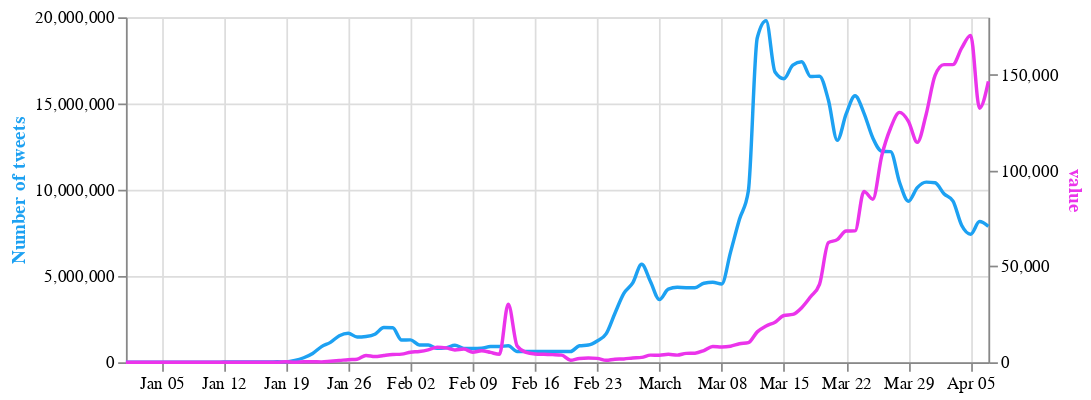

The code cell stored with this chart in its notebook:
### Code cell
columns = ['new_cases', 'new_deaths']

select_box = alt.binding_select(options=columns, name='Pandemic data')
sel = alt.selection_single(fields=['column'], bind=select_box, init={'column': 'new_cases'})

base = alt.Chart(merged_3).encode(
    alt.X('date:T', axis=alt.Axis(title=None))
).properties(
    width=500,
    height=200
)


line_cases = base.transform_fold(
    columns,
    as_=['column', 'value']
).transform_filter(
    sel  
).mark_line( interpolate='monotone', stroke='#eb34eb').encode(
    alt.Y('value:Q',
          axis=alt.Axis(title="value", titleColor='#eb34eb'))
).add_selection(
    sel
)

line_tweets = base.mark_line(stroke='#1da1f2', interpolate='monotone').encode(
    alt.Y('Tweets',
          axis=alt.Axis(title='Number of tweets', titleColor='#1da1f2'))
)

alt.layer(line_tweets, line_cases).resolve_scale(
    y = 'independent'
)

### Figure 1 — Vega-Lite specification as saved in the notebook (floating-point values rounded to 4 significant figures)
{"config": {"view": {"continuousWidth": 400, "continuousHeight": 300}}, "layer": [{"mark": {"type": "line", "interpolate": "monotone", "stroke": "#1da1f2"}, "encoding": {"x": {"type": "temporal", "axis": {"title": null}, "field": "date"}, "y": {"type": "quantitative", "axis": {"title": "Number of tweets", "titleColor": "#1da1f2"}, "field": "Tweets"}}, "height": 200, "width": 500}, {"mark": {"type": "line", "interpolate": "monotone", "stroke": "#eb34eb"}, "encoding": {"x": {"type": "temporal", "axis": {"title": null}, "field": "date"}, "y": {"type": "quantitative", "axis": {"title": "value", "titleColor": "#eb34eb"}, "field": "value"}}, "height": 200, "selection": {"selector001": {"type": "single", "fields": ["column"], "bind": {"input": "select", "options": ["new_cases", "new_deaths"], "name": "Pandemic data"}, "init": {"column": "new_cases"}}}, "transform": [{"fold": ["new_cases", "new_deaths"], "as": ["column", "value"]}, {"filter": {"selection": "selector001"}}], "width": 500}], "data": {"name": "data-c52386b390aaacd1788aec8708cf5aa7"}, "resolve": {"scale": {"y": "independent"}}, "$schema": "https://vega.github.io/schema/vega-lite/v4.8.1.json", "datasets": {"data-c52386b390aaacd1788aec8708cf5aa7": [{"date": "2020-04-07T00:00:00", "Tweets": 7877346, "total_cases": 2692000.0, "new_cases": 146500.0, "new_deaths": 10680.0, "cnn_articles": 77.0, "fox_articles": 230.0}, {"date": "2020-04-06T00:00:00", "Tweets": 8153966, "total_cases": 2545000.0, "new_cases": 132500.0, "new_deaths": 9512.0, "cnn_articles": 74.0, "fox_articles": 169.0}, {"date": "2020-04-05T00:00:00", "Tweets": 7421877, "total_cases": 2413000.0, "new_cases": 170500.0, "new_deaths": 12620.0, "cnn_articles": 48.0, "fox_articles": 96.0}, {"date": "2020-04-04T00:00:00", "Tweets": 7928225, "total_cases": 2242000.0, "new_cases": 164000.0, "new_deaths": 13550.0, "cnn_articles": 36.0, "fox_articles": 120.0}, {"date": "2020-04-03T00:00:00", "Tweets": 9357113, "total_cases": 2078000.0, "new_cases": 155300.0, "new_deaths": 10020.0, "cnn_articles": 80.0, "fox_articles": 235.0}, {"date": "2020-04-02T00:00:00", "Tweets": 9767918, "total_cases": 1923000.0, "new_cases": 155300.0, "new_deaths": 10020.0, "cnn_articles": 85.0, "fox_articles": 260.0}, {"date": "2020-04-01T00:00:00", "Tweets": 10402981, "total_cases": 1768000.0, "new_cases": 149700.0, "new_deaths": 9348.0, "cnn_articles": 71.0, "fox_articles": 260.0}, {"date": "2020-03-31T00:00:00", "Tweets": 10442432, "total_cases": 1618000.0, "new_cases": 129400.0, "new_deaths": 7972.0, "cnn_articles": 75.0, "fox_articles": 144.0}, {"date": "2020-03-30T00:00:00", "Tweets": 10125714, "total_cases": 1489000.0, "new_cases": 114700.0, "new_deaths": 6456.0, "cnn_articles": 60.0, "fox_articles": 204.0}, {"date": "2020-03-29T00:00:00", "Tweets": 9333426, "total_cases": 1374000.0, "new_cases": 125700.0, "new_deaths": 7174.0, "cnn_articles": 33.0, "fox_articles": 108.0}, {"date": "2020-03-28T00:00:00", "Tweets": 10434671, "total_cases": 1248000.0, "new_cases": 130400.0, "new_deaths": 6982.0, "cnn_articles": 29.0, "fox_articles": 84.0}, {"date": "2020-03-27T00:00:00", "Tweets": 12209011, "total_cases": 1118000.0, "new_cases": 122200.0, "new_deaths": 5610.0, "cnn_articles": 61.0, "fox_articles": 210.0}, {"date": "2020-03-26T00:00:00", "Tweets": 12236719, "total_cases": 995500.0, "new_cases": 107700.0, "new_deaths": 5288.0, "cnn_articles": 81.0, "fox_articles": 256.0}, {"date": "2020-03-25T00:00:00", "Tweets": 13000269, "total_cases": 887800.0, "new_cases": 85070.0, "new_deaths": 4610.0, "cnn_articles": 61.0, "fox_articles": 260.0}, {"date": "2020-03-24T00:00:00", "Tweets": 14445841, "total_cases": 802700.0, "new_cases": 89140.0, "new_deaths": 3708.0, "cnn_articles": 69.0, "fox_articles": 253.0}, {"date": "2020-03-23T00:00:00", "Tweets": 15446246, "total_cases": 713600.0, "new_cases": 68540.0, "new_deaths": 3376.0, "cnn_articles": 54.0, "fox_articles": 231.0}, {"date": "2020-03-22T00:00:00", "Tweets": 14392561, "total_cases": 645000.0, "new_cases": 68450.0, "new_deaths": 3434.0, "cnn_articles": 33.0, "fox_articles": 101.0}, {"date": "2020-03-21T00:00:00", "Tweets": 12861351, "total_cases": 576600.0, "new_cases": 63980.0, "new_deaths": 2770.0, "cnn_articles": 30.0, "fox_articles": 75.0}, {"date": "2020-03-20T00:00:00", "Tweets": 15200259, "total_cases": 512600.0, "new_cases": 62390.0, "new_deaths": 2148.0, "cnn_articles": 54.0, "fox_articles": 186.0}, {"date": "2020-03-19T00:00:00", "Tweets": 16582131, "total_cases": 450200.0, "new_cases": 40590.0, "new_deaths": 1916.0, "cnn_articles": 67.0, "fox_articles": 246.0}, {"date": "2020-03-18T00:00:00", "Tweets": 16561524, "total_cases": 409600.0, "new_cases": 34180.0, "new_deaths": 1624.0, "cnn_articles": 57.0, "fox_articles": 241.0}, {"date": "2020-03-17T00:00:00", "Tweets": 17417142, "total_cases": 375400.0, "new_cases": 28480.0, "new_deaths": 1212.0, "cnn_articles": 57.0, "fox_articles": 247.0}, {"date": "2020-03-16T00:00:00", "Tweets": 17227182, "total_cases": 346900.0, "new_cases": 24960.0, "new_deaths": 1500.0, "cnn_articles": 57.0, "fox_articles": 204.0}, {"date": "2020-03-15T00:00:00", "Tweets": 16438760, "total_cases": 321900.0, "new_cases": 24400.0, "new_deaths": 734.0, "cnn_articles": 17.0, "fox_articles": 91.0}, {"date": "2020-03-14T00:00:00", "Tweets": 16823148, "total_cases": 297400.0, "new_cases": 20910.0, "new_deaths": 884.0, "cnn_articles": 25.0, "fox_articles": 49.0}, {"date": "2020-03-13T00:00:00", "Tweets": 19802671, "total_cases": 276200.0, "new_cases": 18950.0, "new_deaths": 702.0, "cnn_articles": 44.0, "fox_articles": 159.0}, {"date": "2020-03-12T00:00:00", "Tweets": 18799722, "total_cases": 257600.0, "new_cases": 15840.0, "new_deaths": 662.0, "cnn_articles": 43.0, "fox_articles": 185.0}, {"date": "2020-03-11T00:00:00", "Tweets": 9923317, "total_cases": 241800.0, "new_cases": 10240.0, "new_deaths": 544.0, "cnn_articles": 24.0, "fox_articles": 107.0}, {"date": "2020-03-10T00:00:00", "Tweets": 8284672, "total_cases": 231400.0, "new_cases": 9636.0, "new_deaths": 418.0, "cnn_articles": 21.0, "fox_articles": 104.0}, {"date": "2020-03-09T00:00:00", "Tweets": 6386122, "total_cases": 221800.0, "new_cases": 8358.0, "new_deaths": 456.0, "cnn_articles": 24.0, "fox_articles": 89.0}, {"date": "2020-03-08T00:00:00", "Tweets": 4533476, "total_cases": 213500.0, "new_cases": 7956.0, "new_deaths": 194.0, "cnn_articles": 7.0, "fox_articles": 39.0}, {"date": "2020-03-07T00:00:00", "Tweets": 4632239, "total_cases": 205500.0, "new_cases": 8240.0, "new_deaths": 208.0, "cnn_articles": 9.0, "fox_articles": 37.0}, {"date": "2020-03-06T00:00:00", "Tweets": 4581032, "total_cases": 197400.0, "new_cases": 6120.0, "new_deaths": 204.0, "cnn_articles": 16.0, "fox_articles": 60.0}, {"date": "2020-03-05T00:00:00", "Tweets": 4323687, "total_cases": 191200.0, "new_cases": 4714.0, "new_deaths": 160.0, "cnn_articles": 12.0, "fox_articles": 50.0}, {"date": "2020-03-04T00:00:00", "Tweets": 4323670, "total_cases": 186500.0, "new_cases": 4630.0, "new_deaths": 168.0, "cnn_articles": 14.0, "fox_articles": 65.0}, {"date": "2020-03-03T00:00:00", "Tweets": 4342139, "total_cases": 181800.0, "new_cases": 3716.0, "new_deaths": 144.0, "cnn_articles": 7.0, "fox_articles": 49.0}, {"date": "2020-03-02T00:00:00", "Tweets": 4240721, "total_cases": 178300.0, "new_cases": 4136.0, "new_deaths": 134.0, "cnn_articles": 9.0, "fox_articles": 62.0}, {"date": "2020-03-01T00:00:00", "Tweets": 3632689, "total_cases": 174200.0, "new_cases": 3686.0, "new_deaths": 116.0, "cnn_articles": 9.0, "fox_articles": 24.0}, {"date": "2020-02-29T00:00:00", "Tweets": 4666121, "total_cases": 170500.0, "new_cases": 3720.0, "new_deaths": 128.0, "cnn_articles": 6.0, "fox_articles": 27.0}, {"date": "2020-02-28T00:00:00", "Tweets": 5685321, "total_cases": 166800.0, "new_cases": 2542.0, "new_deaths": 114.0, "cnn_articles": 6.0, "fox_articles": 43.0}, {"date": "2020-02-27T00:00:00", "Tweets": 4597412, "total_cases": 164200.0, "new_cases": 2228.0, "new_deaths": 76.0, "cnn_articles": 10.0, "fox_articles": 69.0}, {"date": "2020-02-26T00:00:00", "Tweets": 3989533, "total_cases": 162000.0, "new_cases": 1734.0, "new_deaths": 128.0, "cnn_articles": 9.0, "fox_articles": 52.0}, {"date": "2020-02-25T00:00:00", "Tweets": 2844369, "total_cases": 160300.0, "new_cases": 1590.0, "new_deaths": 158.0, "cnn_articles": 8.0, "fox_articles": 22.0}, {"date": "2020-02-24T00:00:00", "Tweets": 1643544, "total_cases": 158700.0, "new_cases": 1046.0, "new_deaths": 312.0, "cnn_articles": 6.0, "fox_articles": 19.0}, {"date": "2020-02-23T00:00:00", "Tweets": 1233511, "total_cases": 157600.0, "new_cases": 2020.0, "new_deaths": 208.0, "cnn_articles": 2.0, "fox_articles": 4.0}, {"date": "2020-02-22T00:00:00", "Tweets": 997638, "total_cases": 155600.0, "new_cases": 2170.0, "new_deaths": 224.0, "cnn_articles": 1.0, "fox_articles": 4.0}, {"date": "2020-02-21T00:00:00", "Tweets": 954321, "total_cases": 153400.0, "new_cases": 1992.0, "new_deaths": 238.0, "cnn_articles": 3.0, "fox_articles": 19.0}, {"date": "2020-02-20T00:00:00", "Tweets": 622349, "total_cases": 151500.0, "new_cases": 1064.0, "new_deaths": 232.0, "cnn_articles": 2.0, "fox_articles": 9.0}, {"date": "2020-02-19T00:00:00", "Tweets": 626237, "total_cases": 150400.0, "new_cases": 3728.0, "new_deaths": 278.0, "cnn_articles": 3.0, "fox_articles": 12.0}, {"date": "2020-02-18T00:00:00", "Tweets": 628043, "total_cases": 146700.0, "new_cases": 3990.0, "new_deaths": 196.0, "cnn_articles": 4.0, "fox_articles": 17.0}, {"date": "2020-02-17T00:00:00", "Tweets": 626732, "total_cases": 142700.0, "new_cases": 4134.0, "new_deaths": 212.0, "cnn_articles": 5.0, "fox_articles": 18.0}, {"date": "2020-02-16T00:00:00", "Tweets": 625127, "total_cases": 138500.0, "new_cases": 4324.0, "new_deaths": 284.0, "cnn_articles": 4.0, "fox_articles": 6.0}, {"date": "2020-02-15T00:00:00", "Tweets": 624555, "total_cases": 134200.0, "new_cases": 5120.0, "new_deaths": 288.0, "cnn_articles": 3.0, "fox_articles": 8.0}, {"date": "2020-02-14T00:00:00", "Tweets": 622722, "total_cases": 129100.0, "new_cases": 8430.0, "new_deaths": 26.0, "cnn_articles": 6.0, "fox_articles": 14.0}, {"date": "2020-02-13T00:00:00", "Tweets": 956877, "total_cases": 120700.0, "new_cases": 30300.0, "new_deaths": 510.0, "cnn_articles": 4.0, "fox_articles": 21.0}, {"date": "2020-02-12T00:00:00", "Tweets": 911098, "total_cases": 90360.0, "new_cases": 4144.0, "new_deaths": 194.0, "cnn_articles": 2.0, "fox_articles": 20.0}, {"date": "2020-02-11T00:00:00", "Tweets": 908627, "total_cases": 86220.0, "new_cases": 5126.0, "new_deaths": 216.0, "cnn_articles": 4.0, "fox_articles": 18.0}, {"date": "2020-02-10T00:00:00", "Tweets": 807654, "total_cases": 81090.0, "new_cases": 5984.0, "new_deaths": 194.0, "cnn_articles": 1.0, "fox_articles": 13.0}, {"date": "2020-02-09T00:00:00", "Tweets": 796739, "total_cases": 75110.0, "new_cases": 5236.0, "new_deaths": 178.0, "cnn_articles": 0.0, "fox_articles": 10.0}, {"date": "2020-02-08T00:00:00", "Tweets": 803453, "total_cases": 69870.0, "new_cases": 6884.0, "new_deaths": 172.0, "cnn_articles": 0.0, "fox_articles": 11.0}, {"date": "2020-02-07T00:00:00", "Tweets": 987563, "total_cases": 62990.0, "new_cases": 6436.0, "new_deaths": 146.0, "cnn_articles": 0.0, "fox_articles": 22.0}, {"date": "2020-02-06T00:00:00", "Tweets": 834673, "total_cases": 56550.0, "new_cases": 7502.0, "new_deaths": 144.0, "cnn_articles": 1.0, "fox_articles": 17.0}, {"date": "2020-02-05T00:00:00", "Tweets": 803587, "total_cases": 49050.0, "new_cases": 7816.0, "new_deaths": 132.0, "cnn_articles": 0.0, "fox_articles": 20.0}, {"date": "2020-02-04T00:00:00", "Tweets": 997862, "total_cases": 41230.0, "new_cases": 6486.0, "new_deaths": 130.0, "cnn_articles": 1.0, "fox_articles": 28.0}, {"date": "2020-02-03T00:00:00", "Tweets": 1000752, "total_cases": 34750.0, "new_cases": 5636.0, "new_deaths": 114.0, "cnn_articles": 0.0, "fox_articles": 20.0}, {"date": "2020-02-02T00:00:00", "Tweets": 1298476, "total_cases": 29110.0, "new_cases": 5216.0, "new_deaths": 92.0, "cnn_articles": 0.0, "fox_articles": 7.0}, {"date": "2020-02-01T00:00:00", "Tweets": 1287963, "total_cases": 23900.0, "new_cases": 4244.0, "new_deaths": 92.0, "cnn_articles": 0.0, "fox_articles": 7.0}, {"date": "2020-01-31T00:00:00", "Tweets": 1997635, "total_cases": 19650.0, "new_cases": 4002.0, "new_deaths": 86.0, "cnn_articles": 1.0, "fox_articles": 19.0}, {"date": "2020-01-30T00:00:00", "Tweets": 2010976, "total_cases": 15650.0, "new_cases": 3514.0, "new_deaths": 76.0, "cnn_articles": 1.0, "fox_articles": 32.0}, {"date": "2020-01-29T00:00:00", "Tweets": 1623497, "total_cases": 12140.0, "new_cases": 2960.0, "new_deaths": 52.0, "cnn_articles": 1.0, "fox_articles": 33.0}, {"date": "2020-01-28T00:00:00", "Tweets": 1497653, "total_cases": 9176.0, "new_cases": 3534.0, "new_deaths": 50.0, "cnn_articles": 0.0, "fox_articles": 22.0}, {"date": "2020-01-27T00:00:00", "Tweets": 1467598, "total_cases": 5642.0, "new_cases": 1594.0, "new_deaths": 50.0, "cnn_articles": 0.0, "fox_articles": 20.0}, {"date": "2020-01-26T00:00:00", "Tweets": 1678953, "total_cases": 4048.0, "new_cases": 1346.0, "new_deaths": 30.0, "cnn_articles": 0.0, "fox_articles": 9.0}, {"date": "2020-01-25T00:00:00", "Tweets": 1536784, "total_cases": 2702.0, "new_cases": 906.0, "new_deaths": 30.0, "cnn_articles": 0.0, "fox_articles": 5.0}, {"date": "2020-01-24T00:00:00", "Tweets": 1153245, "total_cases": 1796.0, "new_cases": 532.0, "new_deaths": 18.0, "cnn_articles": 0.0, "fox_articles": 10.0}, {"date": "2020-01-23T00:00:00", "Tweets": 905673, "total_cases": 1264.0, "new_cases": 194.0, "new_deaths": 0.0, "cnn_articles": 2.0, "fox_articles": 20.0}, {"date": "2020-01-22T00:00:00", "Tweets": 508623, "total_cases": 1070.0, "new_cases": 284.0, "new_deaths": 22.0, "cnn_articles": 2.0, "fox_articles": 10.0}, {"date": "2020-01-21T00:00:00", "Tweets": 259864, "total_cases": 786.0, "new_cases": 306.0, "new_deaths": 6.0, "cnn_articles": 0.0, "fox_articles": 6.0}, {"date": "2020-01-20T00:00:00", "Tweets": 100124, "total_cases": 480.0, "new_cases": 40.0, "new_deaths": 0.0, "cnn_articles": 0.0, "fox_articles": 3.0}, {"date": "2020-01-19T00:00:00", "Tweets": 20987, "total_cases": 440.0, "new_cases": 272.0, "new_deaths": 2.0, "cnn_articles": 0.0, "fox_articles": 0.0}, {"date": "2020-01-18T00:00:00", "Tweets": 23432, "total_cases": 168.0, "new_cases": 34.0, "new_deaths": 0.0, "cnn_articles": 0.0, "fox_articles": 0.0}, {"date": "2020-01-17T00:00:00", "Tweets": 22431, "total_cases": 134.0, "new_cases": 10.0, "new_deaths": 0.0, "cnn_articles": 1.0, "fox_articles": 2.0}, {"date": "2020-01-16T00:00:00", "Tweets": 22342, "total_cases": 124.0, "new_cases": 0.0, "new_deaths": 0.0, "cnn_articles": 0.0, "fox_articles": 1.0}, {"date": "2020-01-15T00:00:00", "Tweets": 10987, "total_cases": 124.0, "new_cases": 2.0, "new_deaths": 2.0, "cnn_articles": 0.0, "fox_articles": 1.0}, {"date": "2020-01-14T00:00:00", "Tweets": 10023, "total_cases": 122.0, "new_cases": 2.0, "new_deaths": 0.0, "cnn_articles": 0.0, "fox_articles": 0.0}, {"date": "2020-01-13T00:00:00", "Tweets": 16475, "total_cases": 120.0, "new_cases": 2.0, "new_deaths": 0.0, "cnn_articles": 0.0, "fox_articles": 1.0}, {"date": "2020-01-12T00:00:00", "Tweets": 10045, "total_cases": 118.0, "new_cases": 0.0, "new_deaths": 0.0, "cnn_articles": 0.0, "fox_articles": 0.0}, {"date": "2020-01-11T00:00:00", "Tweets": 2812, "total_cases": 118.0, "new_cases": 0.0, "new_deaths": 2.0, "cnn_articles": 0.0, "fox_articles": 0.0}, {"date": "2020-01-10T00:00:00", "Tweets": 2347, "total_cases": 118.0, "new_cases": 0.0, "new_deaths": 0.0, "cnn_articles": 0.0, "fox_articles": 0.0}, {"date": "2020-01-09T00:00:00", "Tweets": 3451, "total_cases": 118.0, "new_cases": 0.0, "new_deaths": 0.0, "cnn_articles": 0.0, "fox_articles": 1.0}, {"date": "2020-01-08T00:00:00", "Tweets": 421, "total_cases": 118.0, "new_cases": 0.0, "new_deaths": 0.0, "cnn_articles": 0.0, "fox_articles": 0.0}, {"date": "2020-01-07T00:00:00", "Tweets": 293, "total_cases": 118.0, "new_cases": 0.0, "new_deaths": 0.0, "cnn_articles": 0.0, "fox_articles": 0.0}, {"date": "2020-01-06T00:00:00", "Tweets": 86, "total_cases": 118.0, "new_cases": 0.0, "new_deaths": 0.0, "cnn_articles": 0.0, "fox_articles": 0.0}, {"date": "2020-01-05T00:00:00", "Tweets": 127, "total_cases": 118.0, "new_cases": 30.0, "new_deaths": 0.0, "cnn_articles": 0.0, "fox_articles": 0.0}, {"date": "2020-01-04T00:00:00", "Tweets": 172, "total_cases": 88.0, "new_cases": 0.0, "new_deaths": 0.0, "cnn_articles": 0.0, "fox_articles": 0.0}, {"date": "2020-01-03T00:00:00", "Tweets": 94, "total_cases": 88.0, "new_cases": 34.0, "new_deaths": 0.0, "cnn_articles": 0.0, "fox_articles": 0.0}, {"date": "2020-01-02T00:00:00", "Tweets": 41, "total_cases": 54.0, "new_cases": 0.0, "new_deaths": 0.0, "cnn_articles": 0.0, "fox_articles": 0.0}, {"date": "2020-01-01T00:00:00", "Tweets": 63, "total_cases": 54.0, "new_cases": 0.0, "new_deaths": 0.0, "cnn_articles": 0.0, "fox_articles": 0.0}]}}
